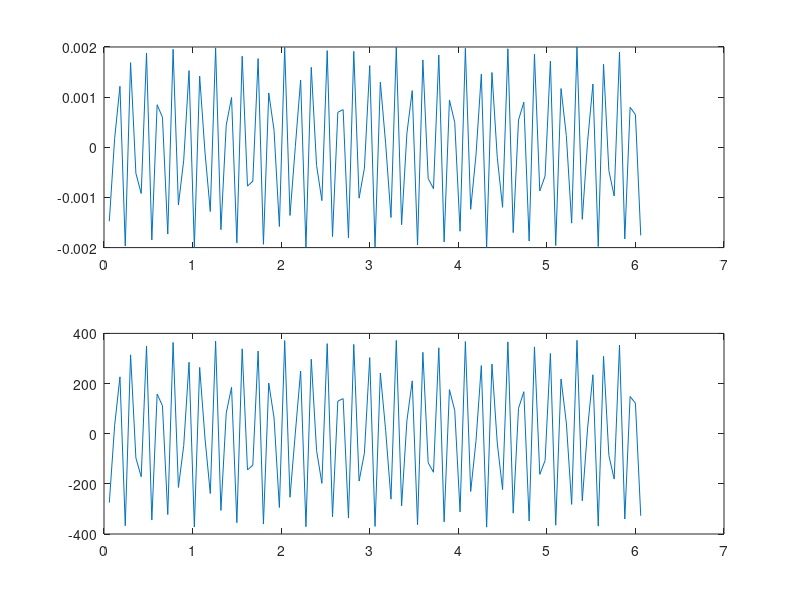

Write MATLAB code to recreate this figure.
% There are many different ways to calculate the transient response of a
% spring-mass-damper system. In linear systems, the frequency of a system's
% response is exaclty equal to the frequency of the excitation. 

% in this problem, the given system response is y(t) = 0.002cos(40t).
% Therefore, w = 40 rad/s

%In other words: The system's response equation is given y(t) = 0.002*cos(40*t) which describe the system's motion due to the external force.
% But the external force equation is unknown f(t) = F_0*cos(w*t).

%Since system response general form is y(t) = Y*cos(w*t) so Y = 0.002 and w = 40 are known
%and since f(t) = F_0*cos(w*t), then F_o and w are unknown.

%Define knowns of the system
M = 150; %kg
K = 60000; %N/m
C = 1200; %N.s/m

%Parameters of the system's response
Y = 0.002;
w = 40;

%Calculations
wn = sqrt(K/M);
r = w/wn;
Z = C/(2*sqrt(K*M));

F_o = Y*K*(sqrt((1-r^2)^2 + (2*Z*r)^2));
disp(F_o);
disp(w);

% Plotting
for i=1:101,
    t(i) = 6* i/100;
    y(i) = Y*cos(40*t(i));
    f_(i) = F_o*cos(40*t(i));
end

subplot(2,1,1);
plot(t,y);
subplot(2,1,2);
plot(t,f_);

